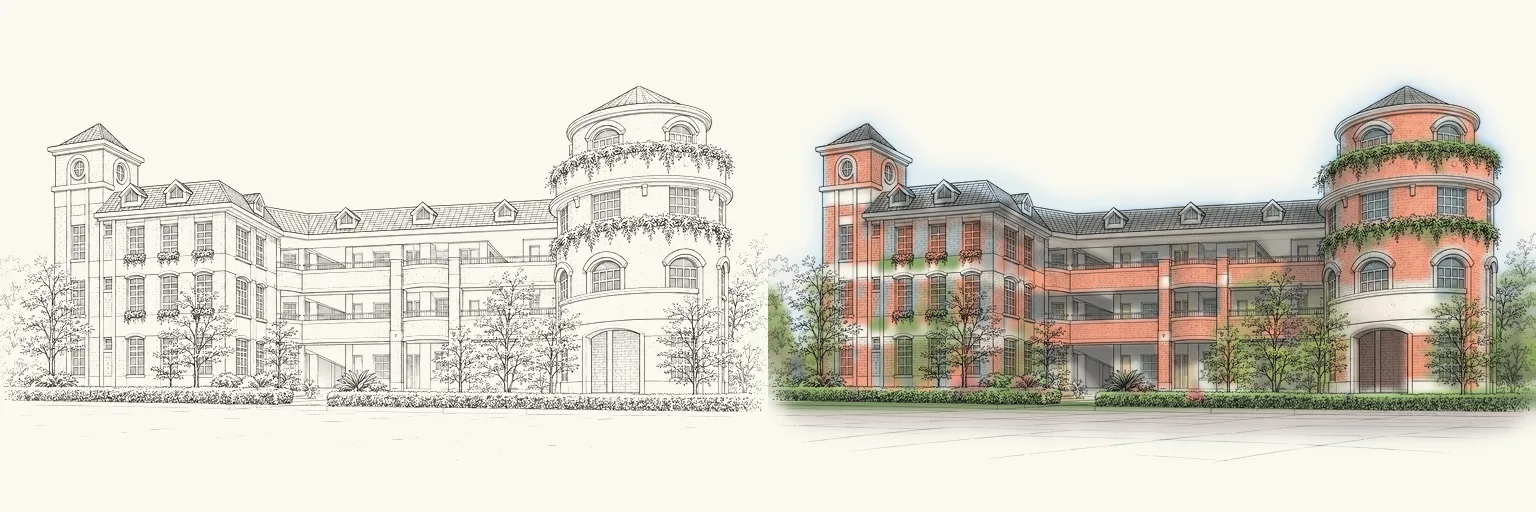
#> input picture design/campus-tab-colour-20260923/preview-chongde.webp, 1536 x 512 px, given in place of campus-line-art-yihua.webp, which was not available
$ python make_colour_wash.py
#> lines starting #> are read from the running program, lines starting #| are printed output that depends on the picture; pictures that were not available may be replaced by others from this repository, and a replacement may not be noted
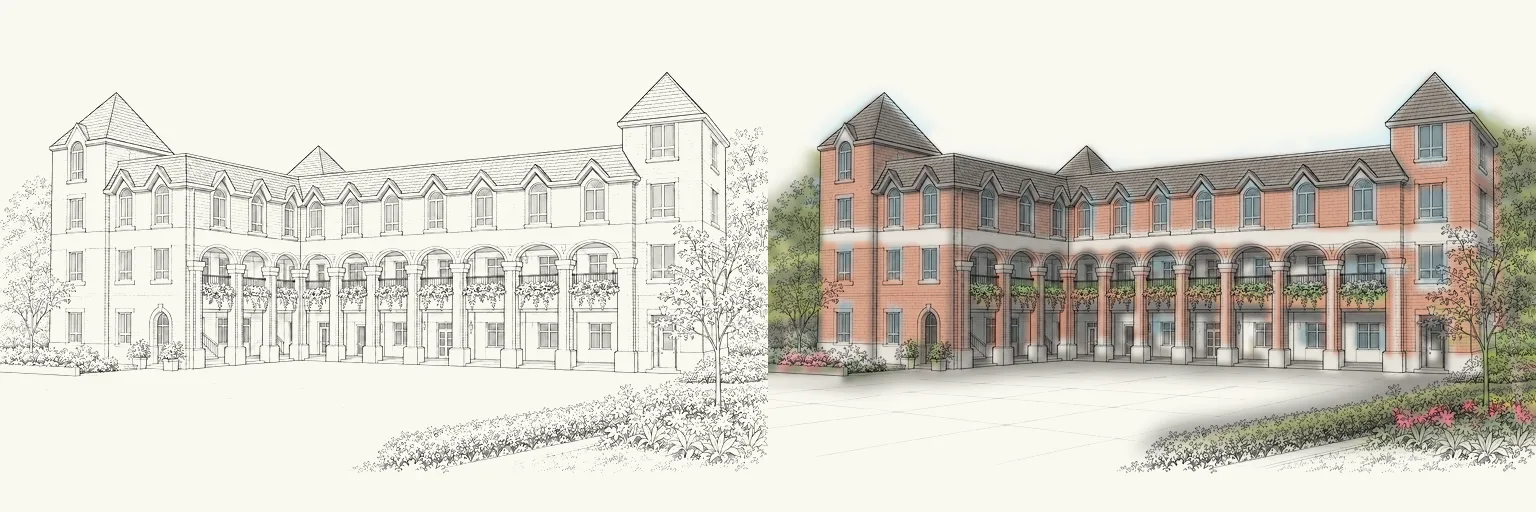
#> input picture design/campus-tab-colour-20260923/preview-international.webp, 1536 x 512 px, given in place of yihua-exterior-enhanced-v1.webp, which was not available
#> in build, photo is the input picture: PIL image 1536x512 RGB; mean R, G, B 216.6, 213.1, 203.4
"""分校頁籤 hover 淡彩底：把各校實景照片的顏色以 TPS 變形對齊到線稿，輸出只有顏色、不含線條的水彩層。

前台把這層以 multiply 疊在原線稿上，所以線條仍由原線稿提供，淡入時線條濃淡不變。
對位點皆為 768 寬座標：線稿 768×512；照片等比縮為 768 寬。只需 numpy＋Pillow。

執行：python3 design/campus-tab-colour-20260923/make_colour_wash.py
      → web/public/assets/campus-line-art-<校區>-colour.webp，本目錄 preview-<校區>.webp（左靜止、右 hover）
之後：python3 scripts/optimize-site-images.py --only campus-line-art-<校區>-colour …
"""
import sys
from pathlib import Path
import numpy as np
from PIL import Image, ImageFilter

ROOT = Path(__file__).resolve().parents[2]
HERE = Path(__file__).resolve().parent
ASSETS = ROOT / 'web/public/assets'
W, H = 768, 512

PHOTOS = {
    'yihua': 'yihua-exterior-enhanced-v1', 'minghua': 'minghua-enhanced-v1', 'chongde': 'chongde-enhanced-v1',
    'international': 'international-enhanced-v1', 'renwu': 'renwu-enhanced-v1',
}
# (線稿 x, y) → (照片 x, y)
POINTS = {
    'yihua': [((610, 40), (614, 37)), ((690, 52), (688, 46)), ((75, 213), (78, 213)), ((725, 300), (733, 300)),
              ((722, 400), (718, 400)), ((190, 430), (185, 425)), ((478, 190), (472, 188)), ((177, 255), (180, 255)),
              ((412, 400), (410, 395)), ((103, 248), (108, 248)), ((460, 112), (455, 107))],
    'minghua': [((108, 117), (116, 72)), ((648, 93), (620, 53)), ((52, 152), (60, 100)), ((707, 133), (683, 86)),
                ((738, 340), (712, 290)), ((262, 340), (268, 280)), ((425, 378), (422, 310)), ((20, 400), (20, 330)),
                ((760, 395), (755, 332)), ((441, 183), (433, 132)), ((528, 172), (519, 121)), ((133, 172), (135, 122)),
                ((625, 150), (605, 98))],
    'chongde': [((97, 125), (128, 125)), ((50, 148), (85, 150)), ((79, 168), (110, 162)), ((637, 87), (617, 82)),
                ((712, 125), (682, 118)), ((612, 330), (596, 290)), ((720, 390), (698, 345)), ((10, 398), (0, 345)),
                ((55, 385), (90, 332)), ((423, 210), (415, 195)), ((347, 215), (350, 200)), ((505, 210), (490, 195)),
                ((358, 382), (360, 330))],
    'international': [((112, 93), (118, 105)), ((50, 145), (62, 150)), ((318, 146), (305, 150)), ((660, 72), (645, 87)),
                      ((728, 140), (698, 140)), ((193, 360), (190, 330)), ((627, 370), (618, 340)), ((55, 370), (62, 335)),
                      ((718, 370), (690, 345)), ((435, 245), (435, 240)), ((537, 180), (532, 178)), ((125, 180), (128, 178)),
                      ((75, 310), (80, 300))],
    'renwu': [((383, 125), (383, 117)), ((327, 193), (333, 172)), ((440, 193), (432, 172)), ((122, 145), (152, 125)),
              ((42, 203), (85, 168)), ((722, 203), (680, 168)), ((645, 143), (612, 125)), ((55, 372), (95, 300)),
              ((712, 372), (670, 300)), ((383, 368), (383, 300)), ((5, 418), (30, 348)), ((668, 418), (632, 348)),
              ((265, 225), (280, 192)), ((500, 225), (484, 192))],
}

# 地面從這一列（768 座標）以下改成逐列中位數：柏油路上的行人、斑馬線等直立小物會被抹平。
GROUND_FROM = {'minghua': 405, 'chongde': 402, 'renwu': 422}
# 照片裡的文字、號誌（線稿已刻意拿掉）：橢圓 (cx, cy, rx, ry, 指定色或 None=取外圈平均)
PATCHES = {
    'yihua': [(668, 205, 34, 118, None)],
    'minghua': [(740, 240, 22, 14, None), (658, 275, 22, 12, None)],
    'chongde': [],
    'international': [],
    'renwu': [],
}
# 長方形的招牌牆：(x0, y0, x1, y1, 指定色)。明華校名牆原本用橢圓補白，溢到兩側磚柱與底下花台，
# hover 時變成一圈白框（2026-09-24）；改成貼齊線稿招牌外框，白色只留在牆面內。
RECT_PATCHES = {
    'minghua': [(358, 360, 490, 393, (0.95, 0.94, 0.89))],
}


def tps_fit(src, dst, reg=40.0):
    """薄板樣條：src → dst。reg 讓對位點誤差被抹平，不會硬拗出扭曲。"""
    n = len(src)
    d = np.linalg.norm(src[:, None] - src[None], axis=-1)
    with np.errstate(divide='ignore', invalid='ignore'):
        K = np.where(d > 0, d * d * np.log(d), 0.0)
    K += reg * np.eye(n)
    P = np.hstack([np.ones((n, 1)), src])
    A = np.zeros((n + 3, n + 3))
    A[:n, :n], A[:n, n:], A[n:, :n] = K, P, P.T
    b = np.zeros((n + 3, 2))
    b[:n] = dst
    return np.linalg.solve(A, b)


def tps_eval(coef, src, pts):
    d = np.linalg.norm(pts[:, None] - src[None], axis=-1)
    with np.errstate(divide='ignore', invalid='ignore'):
        U = np.where(d > 0, d * d * np.log(d), 0.0)
    n = len(src)
    return U @ coef[:n] + coef[n] + pts @ coef[n + 1:]


def bilinear(img, x, y):
    h, w = img.shape[:2]
#> h = 256; w = 768
    x = np.clip(x, 0, w - 1.001)
    y = np.clip(y, 0, h - 1.001)
    x0, y0 = np.floor(x).astype(int), np.floor(y).astype(int)
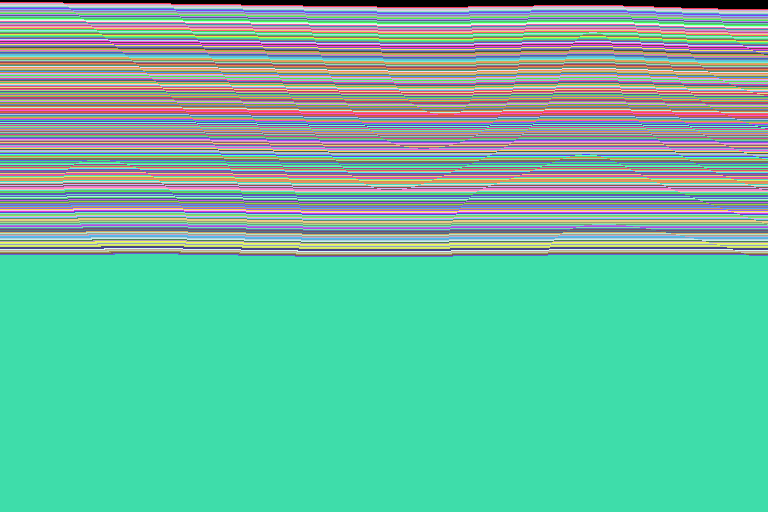
#> y0: shape (512, 768) int64; 255 distinct labels, from 0 to 254; one colour per label, 0 black
    fx, fy = (x - x0)[..., None], (y - y0)[..., None]
    a, b = img[y0, x0], img[y0, x0 + 1]
    c, d = img[y0 + 1, x0], img[y0 + 1, x0 + 1]
    return (a * (1 - fx) + b * fx) * (1 - fy) + (c * (1 - fx) + d * fx) * fy


def saturate(rgb, amount):
#> called with amount = 1.25
    lum = rgb @ np.array([0.2126, 0.7152, 0.0722])
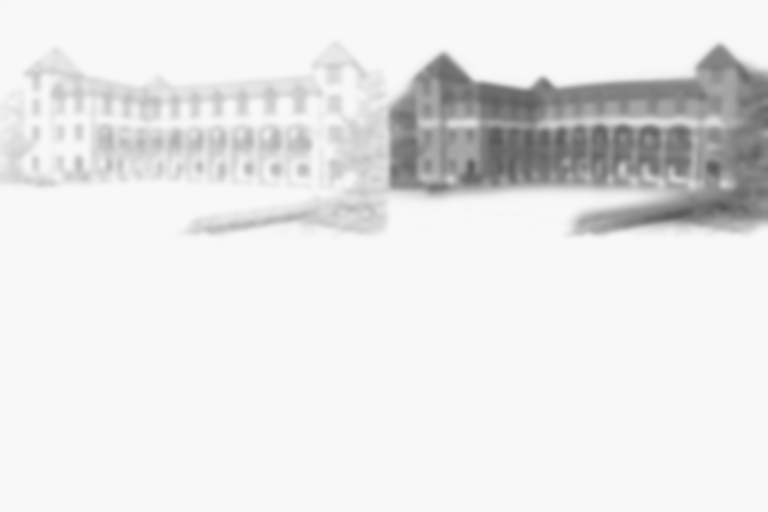
#> lum: shape (512, 768) float64; min 0.344, max 0.975, mean 0.909
    return np.clip(lum[..., None] + (rgb - lum[..., None]) * amount, 0, 1)


def build(key, strength=0.62, sat=1.25):
    line = Image.open(ASSETS / f'campus-line-art-{key}.webp').convert('L').resize((W, H), Image.Resampling.LANCZOS)
    photo = Image.open(ASSETS / f'{PHOTOS[key]}.webp').convert('RGB')
    photo = photo.resize((W, round(W * photo.height / photo.width)), Image.Resampling.LANCZOS)
    pts = np.array(POINTS[key], float)
    src, dst = pts[:, 0], pts[:, 1]
    coef = tps_fit(src, dst)
    res = np.abs(tps_eval(coef, src, src) - dst).max()
    gy, gx = np.mgrid[0:H, 0:W].astype(float)
    grid = np.stack([gx.ravel(), gy.ravel()], 1)
    mapped = tps_eval(coef, src, grid).reshape(H, W, 2)
    ph = np.asarray(photo, float) / 255
    warped = bilinear(ph, mapped[..., 0], mapped[..., 1])
    # 水彩：先中值濾波壓平細節，再輕微模糊；越界處（照片外）不上色。
    inside = ((mapped[..., 0] >= 0) & (mapped[..., 0] <= photo.width - 1) &
              (mapped[..., 1] >= 0) & (mapped[..., 1] <= photo.height - 1)).astype(float)
    wimg = Image.fromarray((warped * 255).astype(np.uint8)).filter(ImageFilter.MedianFilter(7)).filter(ImageFilter.GaussianBlur(2.2))
    colour = saturate(np.asarray(wimg, float) / 255, sat)
    if key in GROUND_FROM:
        y0 = GROUND_FROM[key]
        colour[y0:] = np.median(colour[y0:], axis=1, keepdims=True)
    for cx, cy, rx, ry, fill in PATCHES[key]:
        e = ((gx - cx) / rx) ** 2 + ((gy - cy) / ry) ** 2
        ring = (e > 1.4) & (e < 2.6)
        c = np.array(fill) if fill else colour[ring].mean(0)
        w = np.clip((1.25 - e) / 0.35, 0, 1)[..., None]
        colour = colour * (1 - w) + c * w
#> this loop made 1 pass
#> c on pass 1: [0.866, 0.844, 0.797]
    for x0, y0, x1, y1, fill in RECT_PATCHES.get(key, []):
        # 邊緣只留 1px 過渡，不往外暈開
        edge = np.minimum.reduce([gx - x0, x1 - gx, gy - y0, y1 - gy])
        w = np.clip(edge + 0.5, 0, 1)[..., None]
        colour = colour * (1 - w) + np.array(fill) * w
    # 只在線稿有筆觸的地方上色：墨量密度 → 柔邊遮罩，天空與四周留白成暈染邊。
    ink = 1 - np.asarray(line, float) / 255
    ink = np.clip((ink - 0.02) / 0.25, 0, 1)
    dens = np.asarray(Image.fromarray((ink * 255).astype(np.uint8)).filter(ImageFilter.GaussianBlur(14)), float) / 255
    mask = np.clip((dens - 0.05) / 0.12, 0, 1)
    mask = np.asarray(Image.fromarray((mask * 255).astype(np.uint8)).filter(ImageFilter.GaussianBlur(6)), float) / 255
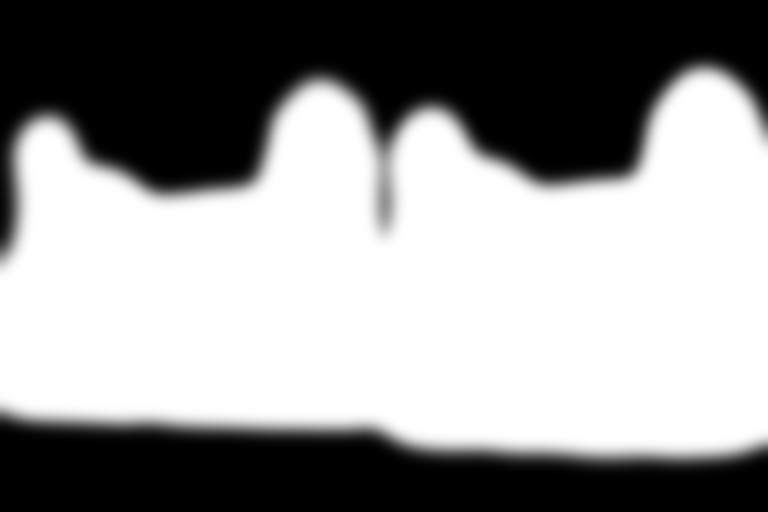
#> mask: shape (512, 768) float64; min 0, max 1, mean 0.58
    mask *= np.asarray(Image.fromarray((inside * 255).astype(np.uint8)).filter(ImageFilter.GaussianBlur(10)), float) / 255
    # 天空（偏藍且亮）只留很淡的一層，避免屋頂外圍出現藍色光暈。
    r, g, b = colour[..., 0], colour[..., 1], colour[..., 2]
#> b: shape (512, 768) float64
    sky = np.clip((b - np.maximum(r, g) - 0.04) / 0.12, 0, 1) * np.clip((b - 0.55) / 0.2, 0, 1)
#> sky: shape (512, 768) float64; every value is 0
    sky = np.asarray(Image.fromarray((sky * 255).astype(np.uint8)).filter(ImageFilter.GaussianBlur(4)), float) / 255
    a = (strength * mask * (1 - 0.75 * sky))[..., None]
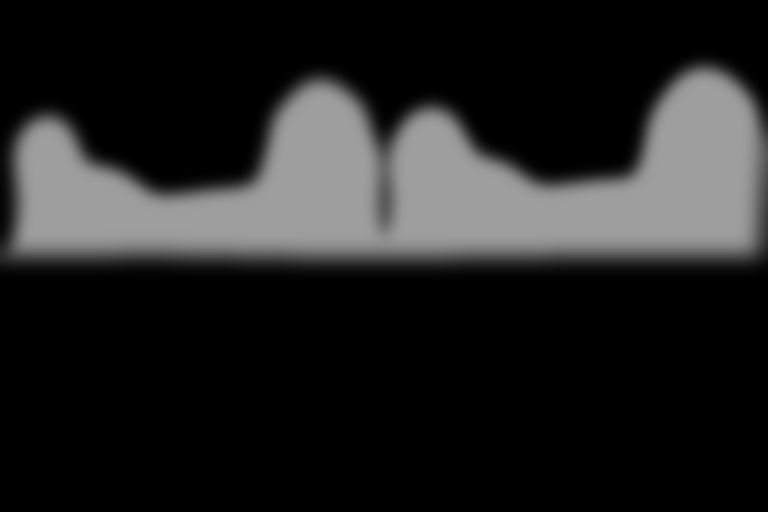
#> a: shape (512, 768, 1) float64; min 0, max 0.62, mean 0.137
    wash = 1 - a * (1 - colour)
    out = Image.fromarray((np.clip(wash, 0, 1) * 255).round().astype(np.uint8))
    print(f'{key}: TPS 殘差最大 {res:.1f}px（768 座標）')
    return out, line


if __name__ == '__main__':
    for key in sys.argv[1:] or list(PHOTOS):
        wash, line = build(key)
        wash.save(ASSETS / f'campus-line-art-{key}-colour.webp', 'WEBP', quality=90, method=6)
        # 預覽：模擬前台 hover 的線條濾鏡後相乘到米白底
        l = np.asarray(line, float) / 255
        L = np.clip((l * 0.68 - 0.5) * 3.2 + 0.5, 0, 1)[..., None]
        paper = np.array([0xFA, 0xF8, 0xF0]) / 255
        comp = paper * L * (np.asarray(wash, float) / 255)
        rest = paper * np.clip((l * 0.72 - 0.5) * 3.2 + 0.5, 0, 1)[..., None]
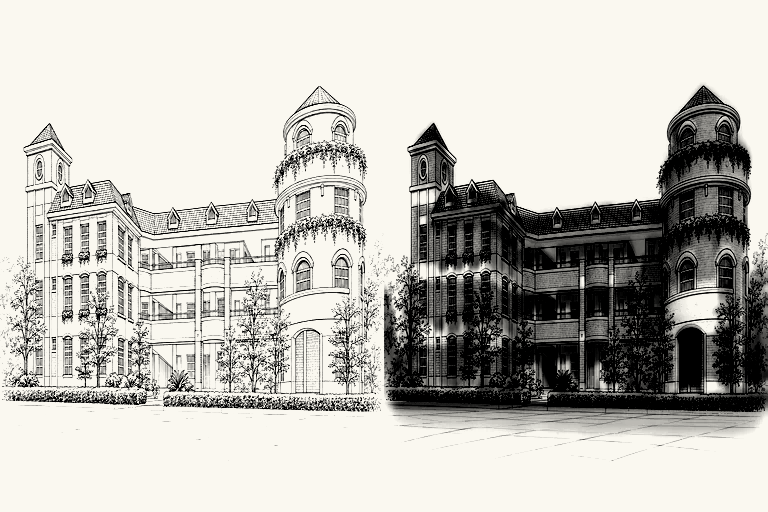
#> rest: shape (512, 768, 3) float64; mean of channels 0, 1, 2 0.754, 0.748, 0.723; drawn as R, G, B
        Image.fromarray((np.hstack([rest, comp]) * 255).astype(np.uint8)).save(HERE / f'preview-{key}.webp', 'WEBP', quality=82)
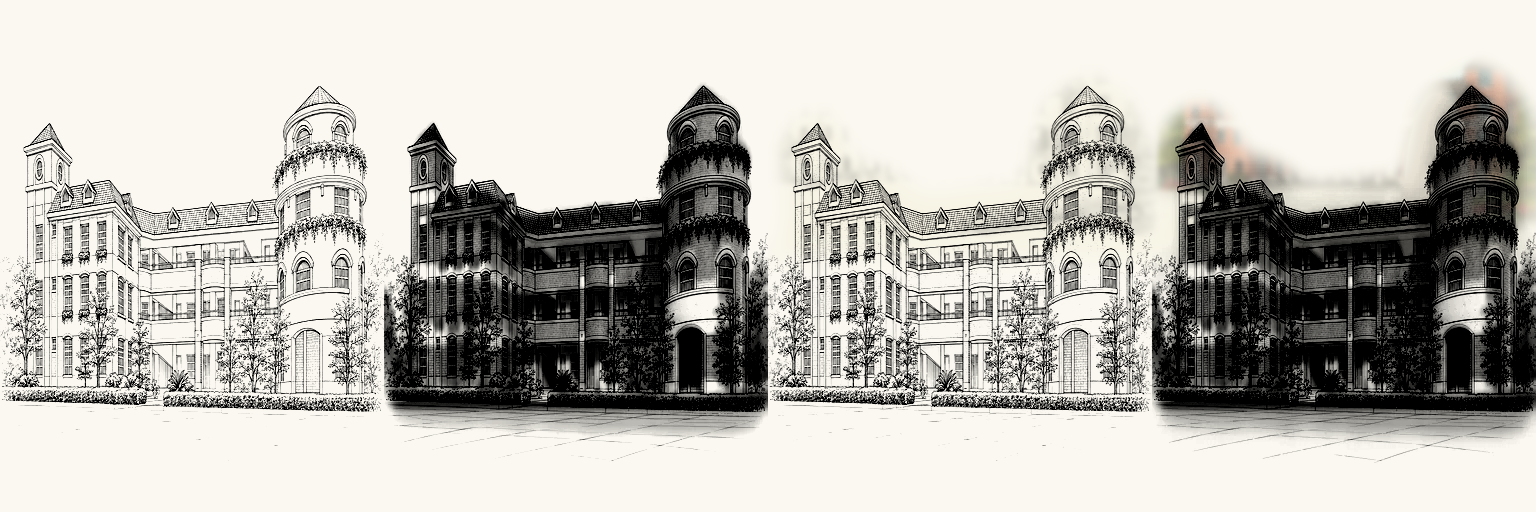
#> saved as preview-yihua.webp: PIL image 1536x512 RGB; mean R, G, B 187.1, 185.4, 178.9
#> (the run stopped early here; a loop or call above may not have finished)
